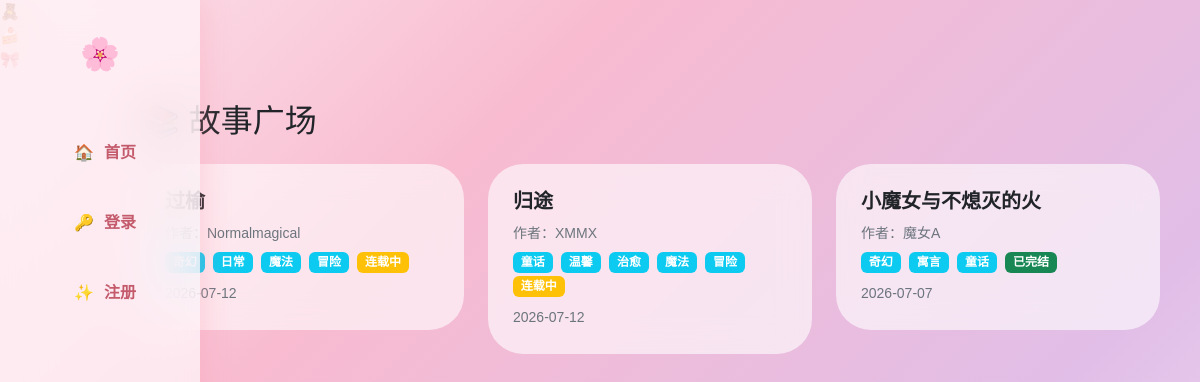
The page / on the database its author committed.
### models.py (models this page shows)
class Story(db.Model):
    id = db.Column(db.Integer, primary_key=True)
    title = db.Column(db.String(200), nullable=False)
    status = db.Column(db.String(20), default='ongoing')
    created_at = db.Column(db.DateTime, default=datetime.utcnow)
    creator_id = db.Column(db.Integer, db.ForeignKey('user.id'))
    creator = db.relationship('User', backref='created_stories')
    entries = db.relationship('Entry', backref='story', lazy=True, order_by='Entry.created_at')
    tags = db.relationship('Tag', secondary=story_tags, backref=db.backref('stories', lazy=True))

class User(UserMixin, db.Model):
    id = db.Column(db.Integer, primary_key=True)
    username = db.Column(db.String(50), unique=True, nullable=False)
    password = db.Column(db.String(100), nullable=False)
    is_admin = db.Column(db.Boolean, default=False)
    entries = db.relationship('Entry', backref='author', lazy=True)

class Tag(db.Model):
    id = db.Column(db.Integer, primary_key=True)
    name = db.Column(db.String(50), unique=True, nullable=False)

### app.py (the view)
@app.route('/')
def index():
    stories = Story.query.order_by(Story.created_at.desc()).all()
    return render_page('index.html', 'index_content.html', stories=stories)

### app.py (called while the page is built)
def render_page(full_template, content_template, **kwargs):
    if request.headers.get('HX-Request'):
        return render_template(content_template, **kwargs)
    return render_template(full_template, **kwargs)

### templates/index.html
{% extends "base.html" %}
{% block content %}
<h2 class="mb-4">📚 故事广场</h2>
{% if stories %}
    <div class="row">
        {% for story in stories %}
        <div class="col-md-6 col-lg-4 mb-4">
            <a href="/story/{{ story.id }}" class="text-decoration-none">
                <div class="story-card">
                    <h5 class="fw-bold text-dark">{{ story.title }}</h5>
                    <p class="mb-1 text-muted"><small>作者：{{ story.creator.username }}</small></p>
                    <div>
                        {% for tag in story.tags %}
                        <span class="badge bg-info me-1">{{ tag.name }}</span>
                        {% endfor %}
                        <span class="badge bg-{{ 'success' if story.status=='finished' else 'warning' }}">
                            {{ '已完结' if story.status=='finished' else '连载中' }}
                        </span>
                    </div>
                    <p class="mt-2 mb-0 text-muted"><small>{{ story.created_at.strftime('%Y-%m-%d') }}</small></p>
                </div>
            </a>
        </div>
        {% endfor %}
    </div>
{% else %}
    <div class="text-center py-5">
        <span style="font-size: 4rem;">📖</span>
        <h4 class="mt-3 text-muted">还没有故事，快来种下一颗故事的种子吧~</h4>
        <a href="/story/create" class="btn btn-primary mt-3">🌸 创建第一个故事</a>
    </div>
{% endif %}
{% endblock %}

### templates/base.html (style rules this page uses)
:root { --pink-100: #fff0f5; --pink-200: #ffe4ec; --pink-300: #ffb6c1; --pink-400: #ff8da1; --purple-100: #f3e8ff; --purple-200: #e9d5ff; --shadow-soft: 0 8px 30px rgba(255, 182, 193, 0.3); --shadow-hover: 0 15px 45px rgba(255, 130, 160, 0.45); --radius-lg: 28px; --radius-md: 18px; }
* { margin: 0; padding: 0; box-sizing: border-box; }
body { font-family: "Nunito", "PingFang SC", "Microsoft YaHei", sans-serif; background: linear-gradient(135deg, #fce4ec 0%, #f8bbd0 30%, #e1bee7 70%, #f3e5f5 100%); background-attachment: fixed; min-height: 100vh; overflow-x: hidden; }
.story-card { background: rgba(255, 255, 255, 0.6); backdrop-filter: blur(15px); border-radius: 35px; padding: 25px; margin-bottom: 20px; transition: all 0.3s; animation: breathe 4.5s ease-in-out infinite; }

### rows shown on the page
Story: title "过榆", creator.username "Normalmagical", status "连载中", created_at "2026-07-12"
Tag: name "日常"
Tag: name "魔法"
Tag: name "冒险"
Story: title "归途", creator.username "XMMX", status "连载中", created_at "2026-07-12"
Tag: name "童话"
Tag: name "温馨"
Tag: name "治愈"
Story: title "小魔女与不熄灭的火", creator.username "魔女A", status "已完结", created_at "2026-07-07"
Tag: name "奇幻"
Tag: name "寓言"
